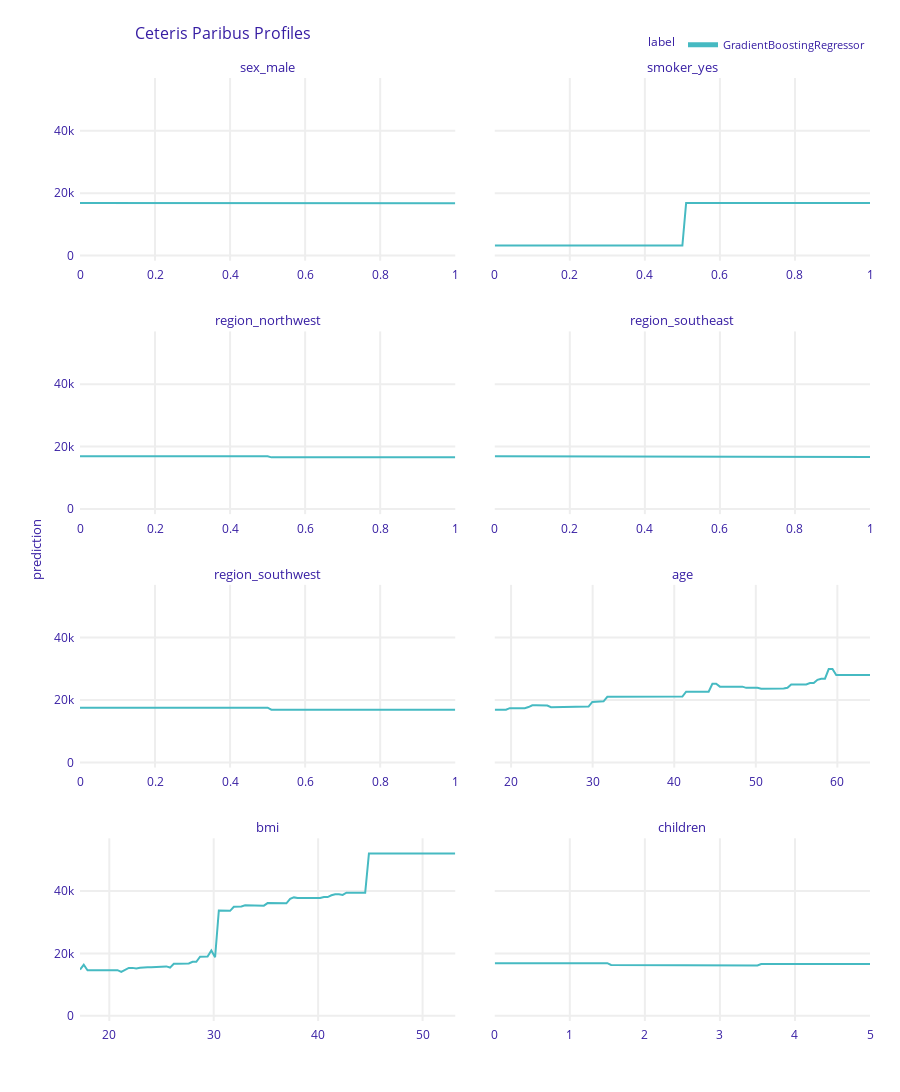

Notebook source saved alongside this figure:
### Code cell
from dalex import Explainer
from dalex.predict_explanations import CeterisParibus

explainer = Explainer(model=model, data=X_train_transformed, y=y_train)
cp = CeterisParibus()
cp.fit(explainer=explainer, new_observation=x_transformed, y=np.array([y_true]))
cp.plot()
